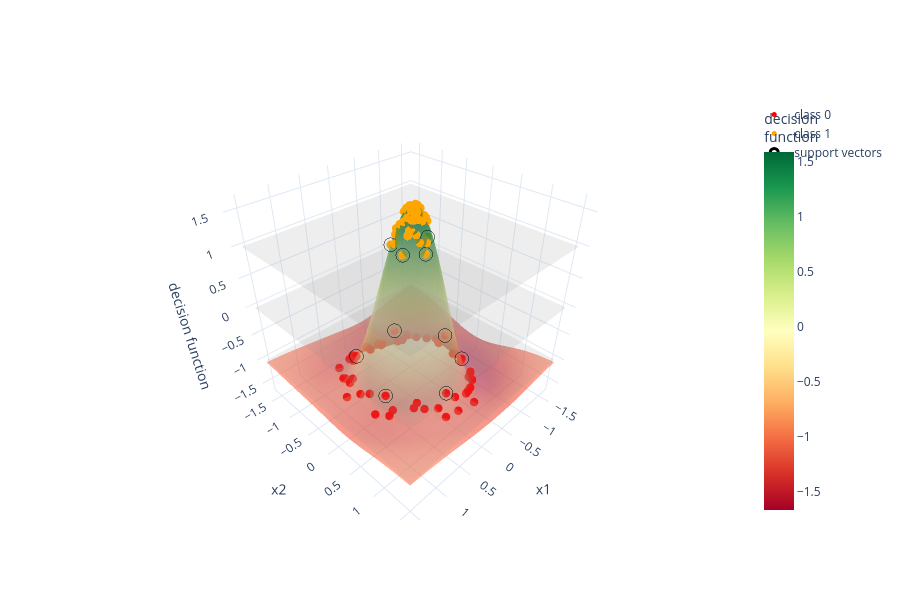

The cell this chart's notebook holds for it:
### Code cell
import plotly.graph_objects as go

x_min, x_max = X[:, 0].min() - 0.5, X[:, 0].max() + 0.5
y_min, y_max = X[:, 1].min() - 0.5, X[:, 1].max() + 0.5
xx = np.linspace(x_min, x_max, 120)
yy = np.linspace(y_min, y_max, 120)
XX, YY = np.meshgrid(xx, yy)
Z = clf.decision_function(np.c_[XX.ravel(), YY.ravel()]).reshape(XX.shape)
Z = np.clip(Z, -3, 3)

point_z = np.clip(clf.decision_function(X), -3, 3)
sv_z = np.clip(clf.decision_function(clf.support_vectors_), -3, 3)

fig = go.Figure()

fig.add_trace(go.Surface(
    x=xx, y=yy, z=Z,
    colorscale="RdYlGn", opacity=0.6,
    showscale=True,
    colorbar=dict(title="decision<br>function"),
    name="decision surface",
))

for level, label in [
    (0, "decision boundary (z=0)"),
    (1, "margin (z=+1)"),
    (-1, "margin (z=-1)"),
]:
    fig.add_trace(go.Surface(
        x=xx, y=yy,
        z=np.full_like(Z, level),
        colorscale=[[0, "gray"], [1, "gray"]],
        opacity=0.15, showscale=False,
        name=label,
    ))

for cls, color, label in [(0, "red", "class 0"), (1, "orange", "class 1")]:
    mask = y == cls
    fig.add_trace(go.Scatter3d(
        x=X[mask, 0], y=X[mask, 1], z=point_z[mask],
        mode="markers",
        marker=dict(size=5, color=color),
        name=label,
    ))

fig.add_trace(go.Scatter3d(
    x=clf.support_vectors_[:, 0],
    y=clf.support_vectors_[:, 1],
    z=sv_z,
    mode="markers",
    marker=dict(
        size=8, color="rgba(0,0,0,0)",
        line=dict(color="black", width=3),
    ),
    name="support vectors",
))

fig.update_layout(
    width=900, height=600,
    template="plotly_white",
    scene=dict(
        xaxis_title="x1",
        yaxis_title="x2",
        zaxis_title="decision function",
    ),
)
fig.show()
